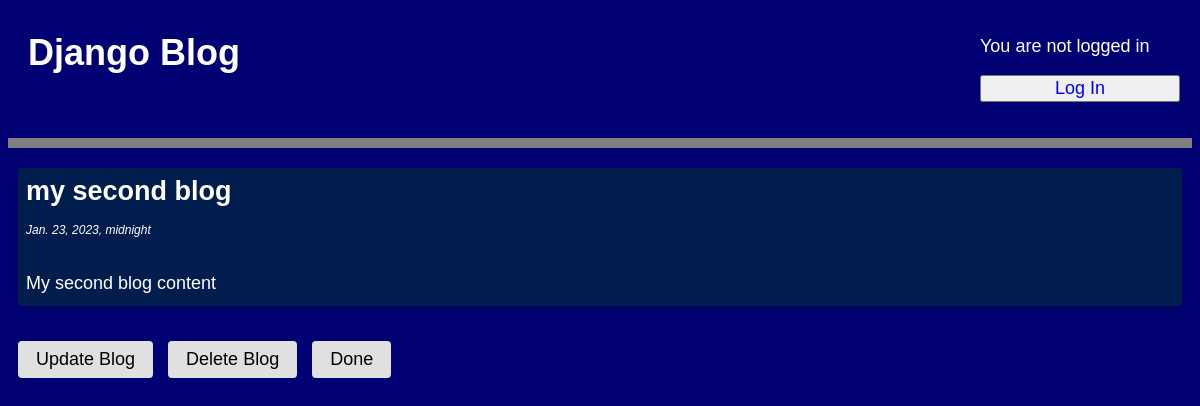
The app's page /post/2/ with its own data.
### blog/models.py (models this page shows, shortened)
class Post(models.Model):
    title = models.CharField(max_length=200)
    author = models.ForeignKey('auth.User', on_delete=models.CASCADE)
    body = models.TextField(max_length=5000)
    created_at = models.DateTimeField(auto_now_add=True)
    modified_at = models.DateTimeField(auto_now=True)
    now = timezone.now()

### blog/views.py (the view)
# urls.py: path('post/<int:pk>/', BlogDetailView.as_view(), name='post_detail'),
class BlogDetailView(DetailView):
    model = Post
    template_name = 'post_detail.html'

### templates/post_detail.html
{% extends 'base.html' %}
{% block content %}
<div class="post-entry">
    <h2>{{object.title}}</h2>
    <p class='created-at'>{{ object.created_at }}</p>
    <p>{{object.body}}</p>
</div>
<button class='update-btns'><a href=" {% url 'post_update' post.pk %} ">Update Blog</a></button>
<button class='update-btns'><a href=" {% url 'post_delete' post.pk %} ">Delete Blog</a></button>
<button class='update-btns'> <a href=" {% url 'home' %} ">Done</a></button>
{% endblock content %}

### static/css/base.css (style rules this page uses)
body { font-family: "source sans pro", sans-serif; font-size: 18px; color: #ffffff; background: #010174; }
.post-entry { background-color: #011d4d; border-radius: 4px; margin: 10px 10px 20px 10px; transition: 0.3s; box-shadow: rgba(0, 0, 0, 0.24) 0px 3px 8px; }
.post-entry h2 { margin: 0; padding: 8px 0 0 8px; }
.post-entry p { font-weight: 400; padding: 4px 8px 12px 8px; }
.update-btns { background-color: rgb(224, 224, 224); padding: 8px; margin: 15px 0 0 10px; border-radius: 4px; border: none; }
.update-btns > a { color: black; }
button > a { text-decoration: none; padding: 10px; font-size: 18px; }
.post-entry > .created-at { font-size: 12px; margin-bottom: 20px; font-style: italic; }

### records on screen
Post: title "my second blog", created_at "Jan. 23, 2023, midnight", body "My second blog content"
